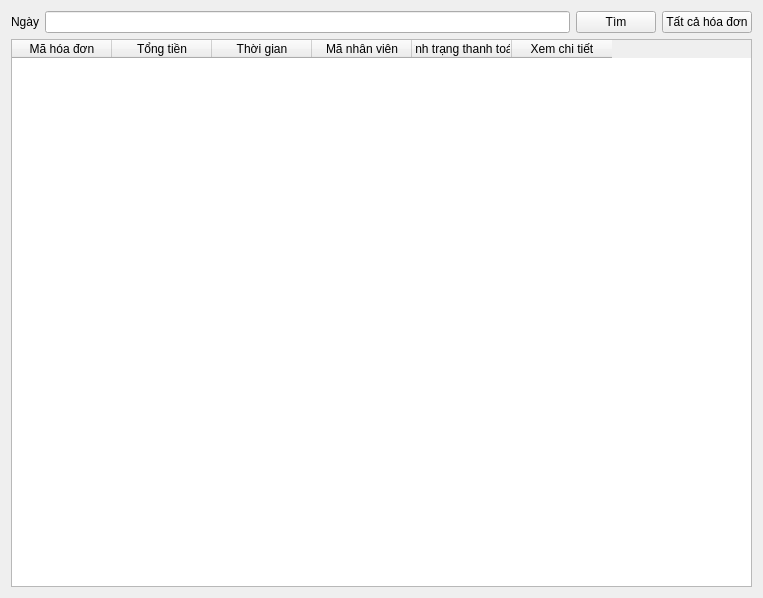
<?xml version="1.0" encoding="UTF-8"?>
<ui version="4.0">
 <class>Form</class>
 <widget class="QWidget" name="Form">
  <property name="geometry">
   <rect>
    <x>0</x>
    <y>0</y>
    <width>763</width>
    <height>598</height>
   </rect>
  </property>
  <property name="windowTitle">
   <string>Form</string>
  </property>
  <layout class="QHBoxLayout" name="horizontalLayout_2">
   <item>
    <layout class="QVBoxLayout" name="verticalLayout">
     <item>
      <layout class="QHBoxLayout" name="horizontalLayout">
       <item>
        <widget class="QLabel" name="label">
         <property name="text">
          <string>Ngày</string>
         </property>
        </widget>
       </item>
       <item>
        <widget class="QLineEdit" name="inp_sea"/>
       </item>
       <item>
        <widget class="QPushButton" name="sea_btn">
         <property name="text">
          <string>Tìm</string>
         </property>
        </widget>
       </item>
       <item>
        <widget class="QPushButton" name="all_btn">
         <property name="text">
          <string>Tất cả hóa đơn</string>
         </property>
        </widget>
       </item>
      </layout>
     </item>
     <item>
      <widget class="QTableWidget" name="dis_pla">
       <property name="enabled">
        <bool>true</bool>
       </property>
       <column>
        <property name="text">
         <string>Mã hóa đơn</string>
        </property>
       </column>
       <column>
        <property name="text">
         <string>Tổng tiền</string>
        </property>
       </column>
       <column>
        <property name="text">
         <string>Thời gian</string>
        </property>
       </column>
       <column>
        <property name="text">
         <string>Mã nhân viên</string>
        </property>
       </column>
       <column>
        <property name="text">
         <string>Tình trạng thanh toán</string>
        </property>
       </column>
       <column>
        <property name="text">
         <string>Xem chi tiết</string>
        </property>
       </column>
      </widget>
     </item>
    </layout>
   </item>
  </layout>
 </widget>
 <resources/>
 <connections/>
</ui>
